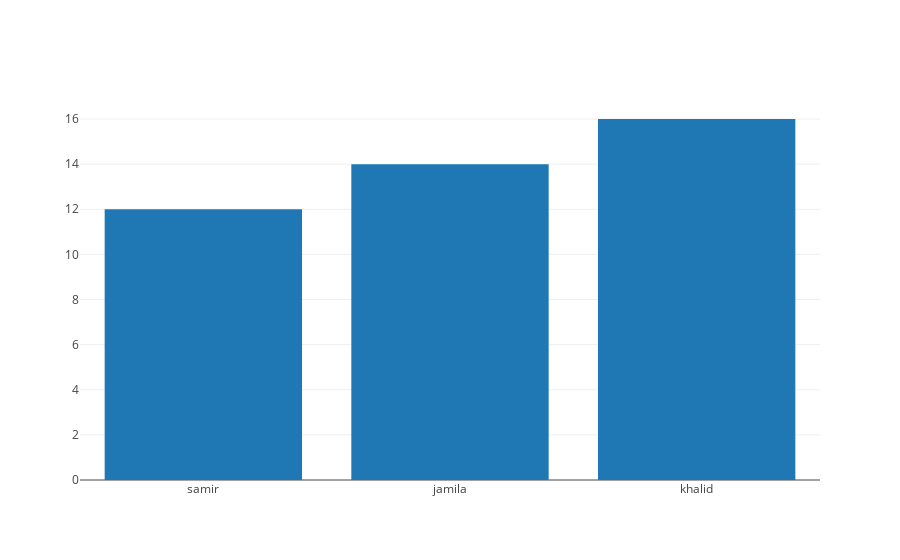

The code cell stored with this chart in its notebook:
### Markdown cell above
### Bar charts

### Code cell
trace = go.Bar(
    x=df.name,
    y=df.math_score
    )

iplot([trace])

### Figure 1 — Plotly figure (JSON) as saved in the notebook; plotly's stock layout.template omitted (floating-point values rounded to 4 significant figures)
{"data": [{"type": "bar", "x": ["samir", "jamila", "khalid"], "y": [12, 14, 16]}], "layout": {}}
